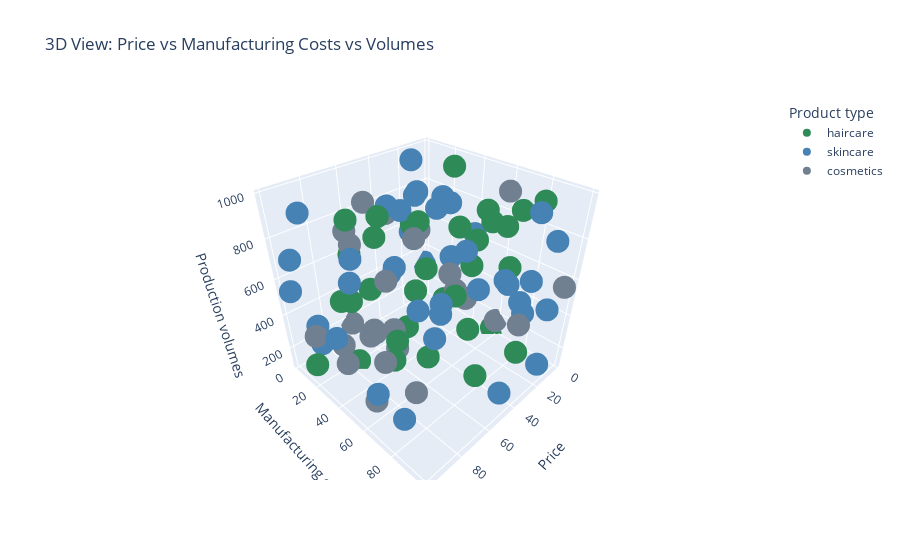

Write notebook code for a chart like this one.
### Code cell
fig5 = px.scatter_3d(
    df,
    x="Price",
    y="Manufacturing costs",
    z="Production volumes",
    color="Product type",
    hover_name="SKU",
    color_discrete_sequence=supply_chain_colors,
    title="3D View: Price vs Manufacturing Costs vs Volumes"
)
fig5.show()

### Figure 1 — Plotly figure (JSON) as saved in the notebook; plotly's stock layout.template omitted (floating-point values rounded to 4 significant figures)
{"data": [{"hovertemplate": "<b>%{hovertext}</b><br><br>Product type=haircare<br>Price=%{x}<br>Manufacturing costs=%{y}<br>Production volumes=%{z}<extra></extra>", "hovertext": ["SKU0", "SKU2", "SKU5", "SKU12", "SKU18", "SKU22", "SKU24", "SKU25", "SKU26", "SKU30", "SKU43", "SKU45", "SKU46", "SKU48", "SKU51", "SKU54", "SKU55", "SKU57", "SKU61", "SKU68", "SKU70", "SKU74", "SKU76", "SKU77", "SKU78", "SKU79", "SKU81", "SKU83", "SKU84", "SKU87", "SKU93", "SKU95", "SKU97", "SKU99"], "legendgroup": "haircare", "marker": {"color": "#2E8B57", "symbol": "circle"}, "mode": "markers", "name": "haircare", "scene": "scene", "showlegend": true, "type": "scatter3d", "x": [69.81, 11.32, 1.7, 71.21, 36.44, 27.68, 4.156, 39.63, 97.45, 8.023, 11.74, 33.78, 27.08, 76.04, 26.7, 31.15, 79.86, 49.26, 52.03, 37.93, 47.91, 3.17, 69.11, 57.45, 6.307, 57.06, 72.82, 68.91, 89.1, 80.41, 69.29, 77.9, 3.526, 68.52], "y": [46.28, 30.69, 56.77, 32.32, 27.11, 50.12, 40.38, 78.28, 15.97, 51.63, 26.28, 66.31, 77.32, 23.13, 14.19, 30.19, 30.32, 67.78, 78.7, 97.11, 11.44, 80.58, 64.32, 42.95, 71.13, 57.87, 19.79, 97.73, 33.81, 28.7, 35.63, 58.89, 65.77, 38.07], "z": [215, 971, 104, 563, 374, 780, 447, 934, 171, 806, 206, 794, 870, 109, 673, 497, 918, 588, 480, 375, 775, 919, 985, 334, 858, 228, 698, 443, 589, 523, 824, 450, 535, 921]}, {"hovertemplate": "<b>%{hovertext}</b><br><br>Product type=skincare<br>Price=%{x}<br>Manufacturing costs=%{y}<br>Production volumes=%{z}<extra></extra>", "hovertext": ["SKU1", "SKU3", "SKU4", "SKU6", "SKU9", "SKU10", "SKU11", "SKU13", "SKU14", "SKU15", "SKU16", "SKU19", "SKU20", "SKU31", "SKU32", "SKU34", "SKU36", "SKU37", "SKU39", "SKU40", "SKU41", "SKU42", "SKU47", "SKU52", "SKU53", "SKU56", "SKU58", "SKU60", "SKU63", "SKU64", "SKU65", "SKU66", "SKU67", "SKU69", "SKU75", "SKU80", "SKU82", "SKU86", "SKU90", "SKU98"], "legendgroup": "skincare", "marker": {"color": "#4682B4", "symbol": "circle"}, "mode": "markers", "name": "skincare", "scene": "scene", "showlegend": true, "type": "scatter3d", "x": [14.84, 61.16, 4.805, 4.078, 64.02, 15.71, 90.64, 16.16, 99.17, 36.99, 7.547, 51.12, 96.34, 50.85, 79.21, 37.47, 9.813, 23.4, 19.13, 80.54, 99.11, 46.53, 95.71, 98.03, 30.34, 20.99, 59.84, 17.03, 13.02, 89.63, 33.7, 26.03, 87.76, 54.87, 93.0, 91.13, 17.03, 20.0, 13.88, 19.75], "y": [33.62, 35.62, 92.07, 1.085, 47.96, 96.53, 27.59, 97.83, 5.791, 97.12, 77.11, 82.37, 65.69, 60.25, 29.69, 10.75, 45.53, 34.34, 9.006, 88.18, 95.33, 96.42, 19.71, 9.167, 83.34, 12.84, 65.05, 87.21, 20.08, 8.693, 1.597, 42.08, 7.058, 77.63, 48.06, 76.96, 4.465, 74.61, 85.68, 5.605], "z": [517, 937, 414, 314, 963, 830, 362, 173, 558, 580, 399, 694, 309, 461, 737, 452, 671, 867, 791, 793, 892, 179, 964, 727, 631, 826, 396, 929, 736, 328, 358, 867, 198, 862, 759, 202, 955, 569, 585, 581]}, {"hovertemplate": "<b>%{hovertext}</b><br><br>Product type=cosmetics<br>Price=%{x}<br>Manufacturing costs=%{y}<br>Production volumes=%{z}<extra></extra>", "hovertext": ["SKU7", "SKU8", "SKU17", "SKU21", "SKU23", "SKU27", "SKU28", "SKU29", "SKU33", "SKU35", "SKU38", "SKU44", "SKU49", "SKU50", "SKU59", "SKU62", "SKU71", "SKU72", "SKU73", "SKU85", "SKU88", "SKU89", "SKU91", "SKU92", "SKU94", "SKU96"], "legendgroup": "cosmetics", "marker": {"color": "#708090", "symbol": "circle"}, "mode": "markers", "name": "cosmetics", "scene": "scene", "showlegend": true, "type": "scatter3d", "x": [42.96, 68.72, 81.46, 84.89, 4.324, 92.56, 2.397, 63.45, 64.8, 84.96, 52.08, 51.36, 78.9, 14.2, 63.83, 72.8, 6.382, 90.2, 83.85, 76.96, 75.27, 97.76, 62.11, 47.71, 3.038, 24.42], "y": [99.47, 11.42, 47.68, 61.74, 98.61, 10.53, 59.43, 39.29, 23.85, 58.0, 5.931, 22.55, 14.15, 45.18, 1.901, 21.05, 30.66, 55.76, 46.87, 69.93, 68.18, 46.6, 39.77, 62.61, 60.39, 17.8], "z": [564, 769, 453, 791, 568, 291, 171, 329, 251, 367, 841, 834, 177, 306, 176, 751, 258, 152, 444, 211, 953, 370, 207, 671, 908, 648]}], "layout": {"legend": {"title": {"text": "Product type"}, "tracegroupgap": 0}, "scene": {"domain": {"x": [0, 1], "y": [0, 1]}, "xaxis": {"title": {"text": "Price"}}, "yaxis": {"title": {"text": "Manufacturing costs"}}, "zaxis": {"title": {"text": "Production volumes"}}}, "title": {"text": "3D View: Price vs Manufacturing Costs vs Volumes"}}}
